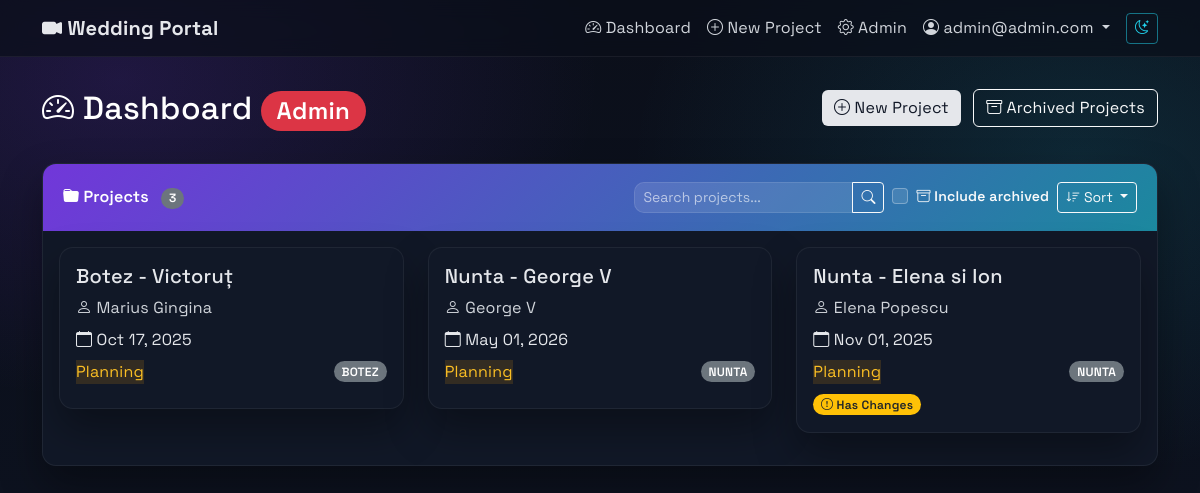
The app's page /dashboard/ (signed in), older data.
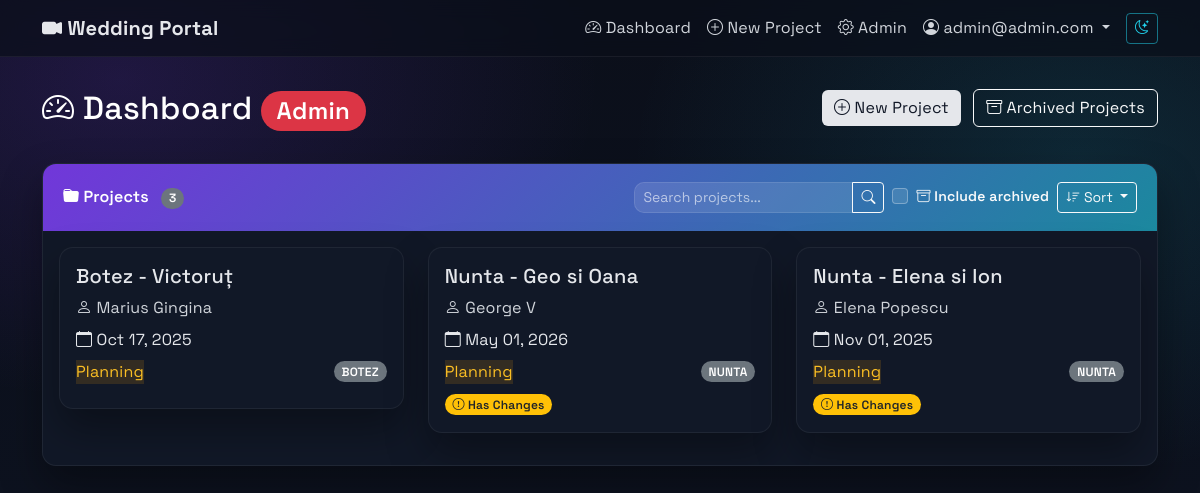
The same page, newer data.
### projects/models.py (models this page shows, shortened)
class User(AbstractUser):
    ROLE_CHOICES = [
        ('ADMIN', 'Admin'),
        ('CLIENT', 'Client'),
    ]
    role = models.CharField(max_length=10, choices=ROLE_CHOICES, default='CLIENT')
    username = models.CharField(max_length=150, blank=True, null=True, unique=False)
    email = models.EmailField(unique=True)
    USERNAME_FIELD = 'email'
    REQUIRED_FIELDS = ['first_name']  # Remove username from required fields
    objects = CustomUserManager()
    def is_admin(self):
        return self.role == 'ADMIN'

class Project(models.Model):
    PROJECT_TYPE_CHOICES = [
        ('NUNTA', 'Nunta'),
        ('BOTEZ', 'Botez'),
        ('ALTELE', 'Altele'),
    ]
    STATUS_CHOICES = [
        ('Planning', 'Planning'),
        ('Filming', 'Filming'),
        ('Editing', 'Editing'),
        ('Completed', 'Completed'),
    ]
    EDIT_STATUS_CHOICES = [
        ('Pending', 'Pending'),
        ('In Progress', 'In Progress'),
        ('Review', 'Review'),
        ('Completed', 'Completed'),
    ]
    name = models.CharField(max_length=255)
    slug = models.SlugField(max_length=255, unique=True, blank=True, null=True)
    user = models.ForeignKey(User, on_delete=models.CASCADE, related_name='projects')
    client_name = models.CharField(max_length=255, blank=True, null=True)
    client_email = models.EmailField(blank=True, null=True)
    status = models.CharField(max_length=50, choices=STATUS_CHOICES, default='Planning')
    edit_status = models.CharField(max_length=50, choices=EDIT_STATUS_CHOICES, default='Pending')
    notes = models.TextField(blank=True, null=True)
    is_archived = models.BooleanField(default=False)
    event_date = models.DateTimeField()
    type = models.CharField(max_length=10, choices=PROJECT_TYPE_CHOICES)
    title_video = models.CharField(max_length=255, blank=True, null=True)
    city = models.CharField(max_length=100, blank=True, null=True)
    civil_union_details = models.TextField(blank=True, null=True)
    prep = models.TextField(blank=True, null=True)
    church = models.TextField(blank=True, null=True)
    session = models.TextField(blank=True, null=True)
    restaurant = models.TextField(blank=True, null=True)
    details_extra = models.TextField(blank=True, null=True)
    editing_preferences = models.TextField(blank=True, null=True)
    main_details = models.TextField(blank=True, null=True, help_text="Main event details")
    PACKAGE_TYPE_CHOICES = [
        ('Clasic', 'Clasic'),
        ('Highlights', 'Highlights'),
        ('Duo', 'Duo'),
        ('Cinema', 'Cinema'),
        ('Creative', 'Creative'),
        ('Botez', 'Botez'),
        ('Custom', 'Custom'),
    ]
    MOVIE_DURATION_CHOICES = [
        ('30min', '30 min'),
        ('1h', '1 h'),
        ('1h30min', '1h30min'),
        ('2h-3h', '2h-3h'),
        ('3h-4h', '3h-4h'),
        ('Other', 'Other'),
    ]
    package_type = models.CharField(max_length=20, choices=PACKAGE_TYPE_CHOICES, blank=True, null=True)
    package_4k = models.BooleanField(default=True)
    package_fullhd = models.BooleanField(default=False)
    package_cameras = models.IntegerField(default=1, choices=[(1, '1'), (2, '2'), (3, '3')])
    montage_highlights = models.BooleanField(default=False)
    montage_movie = models.BooleanField(default=False)
    montage_movie_duration = models.CharField(max_length=20, choices=MOVIE_DURATION_CHOICES, blank=True, null=True)
    montage_movie_other = models.CharField(max_length=100, blank=True, null=True)
    montage_bonus_primary = models.BooleanField(default=False)
    montage_bonus_full = models.BooleanField(default=False)
    montage_cinema_duration = models.CharField(max_length=20, choices=[('1h', '1 hour'), ('1h30min', '1h30min')], default='1h30min', blank=True, null=True)
    equipment_audio_recorder = models.BooleanField(default=False)
    equipment_stabilizer = models.BooleanField(default=False)
    equipment_external_light = models.BooleanField(default=False)
    team_videographer = models.IntegerField(default=1)
    team_operator = models.IntegerField(default=0)
    team_assistant = models.IntegerField(default=0)
    delivery_online = models.BooleanField(default=True)
    delivery_usb = models.BooleanField(default=False)
    event_presence = models.TextField(blank=True, null=True)
    ceremony_field_order = models.JSONField(
        default=dict,
        blank=True,
        help_text="Custom order for ceremony detail fields"
    )
    admin_notified_of_changes = models.BooleanField(default=False)
    last_admin_notification_date = models.DateTimeField(blank=True, null=True)
    last_client_notification_date = models.DateTimeField(blank=True, null=True)
    has_unsent_changes = models.BooleanField(default=False)
    created_at = models.DateTimeField(auto_now_add=True)
    updated_at = models.DateTimeField(auto_now=True)
    class Meta:
        ordering = ['-created_at']

### projects/views.py (the view, shortened to what this page needs)
# urls.py: path('dashboard/', views.dashboard, name='dashboard'),
@login_required
def dashboard(request):
    user = request.user
    search_query = request.GET.get('search', '')
    sort_by = request.GET.get('sort', 'newest')  # Default sort by newest first
    include_archived = request.GET.get('include_archived', '') == 'on'
    valid_sorts = {
        'name': 'name',
        '-name': '-name',
        'date': 'event_date',
        '-date': '-event_date',
        'status': 'status',
        '-status': '-status',
        'client': 'client_name',
        '-client': '-client_name',
        'newest': '-id',
        'oldest': 'id'
    }
    sort_field = valid_sorts.get(sort_by, '-id')
    if user.is_admin():
        if include_archived:
            projects = Project.objects.all()  # Include both archived and active
        else:
            projects = Project.objects.filter(is_archived=False)
        pending_modifications = ProjectModification.objects.filter(status='PENDING')
        projects = projects.order_by(sort_field)
        context = {
            'projects': projects,
            'pending_modifications': pending_modifications,
            'is_admin': True,
            'search_query': search_query,
            'current_sort': sort_by,
            'include_archived': include_archived,
        }
    return render(request, 'dashboard.html', context)

### templates/dashboard.html (shortened to what this page needs)
{% extends 'base.html' %}
{% block content %}
<div class="row mb-4">
    <div class="col">
        <h2 class="text-white">
            <i class="bi bi-speedometer2"></i> Dashboard
            {% if is_admin %}
                <span class="badge bg-danger">Admin</span>
            {% endif %}
        </h2>
    </div>
    {% if is_admin %}
    <div class="col-auto">
        <a href="{% url 'create_project' %}" class="btn btn-light me-2">
            <i class="bi bi-plus-circle"></i> New Project
        </a>
        <a href="{% url 'archived_projects' %}" class="btn btn-outline-light">
            <i class="bi bi-archive"></i> Archived Projects
        </a>
    </div>
    {% endif %}
</div>
<div class="card">
    <div class="card-header d-flex justify-content-between align-items-center">
        <div>
            <i class="bi bi-folder-fill"></i> Projects
            {% if projects %}
                <span class="badge bg-secondary ms-2">{{ projects|length }}</span>
            {% endif %}
        </div>
        <div class="d-flex gap-2 align-items-center">
            <div class="input-group" style="width: 250px;">
                <input type="text" class="form-control form-control-sm" id="projectSearch"
                       placeholder="Search projects..." value="{{ search_query }}"
                       style="background-color: rgba(255,255,255,0.1); border-color: rgba(255,255,255,0.2); color: white;">
                <button class="btn btn-outline-light btn-sm" type="button" id="searchButton">
                    <i class="bi bi-search"></i>
                </button>
            </div>
            <div class="form-check" style="min-width: 140px;">
                <input class="form-check-input" type="checkbox" id="includeArchived"
                       style="background-color: rgba(255,255,255,0.1); border-color: rgba(255,255,255,0.3);">
                <label class="form-check-label text-light small" for="includeArchived">
                    <i class="bi bi-archive"></i> Include archived
                </label>
            </div>
            <div class="dropdown">
                <button class="btn btn-outline-light btn-sm dropdown-toggle" type="button"
                        id="sortDropdown" data-bs-toggle="dropdown" aria-expanded="false">
                    <i class="bi bi-sort-down"></i> Sort
                </button>
            </div>
        </div>
    </div>
    <div class="card-body">
        {% if projects %}
        <div class="row">
            {% for project in projects %}
            <div class="col-md-6 col-lg-4 mb-3">
                <div class="card project-card position-relative" style="cursor: pointer;" data-project-url="{% url 'project_detail' project.slug %}">
                    <div class="card-body">
                        <h5 class="card-title">{{ project.name }}</h5>
                        <p class="text-muted mb-2">
                            <i class="bi bi-person"></i> {{ project.client_name|default:project.user.get_full_name|default:project.user.username }}
                        </p>
                        <p class="mb-2">
                            <i class="bi bi-calendar"></i> {{ project.event_date|date:"M d, Y" }}
                        </p>
                        <div class="d-flex justify-content-between align-items-center">
                            <span class="status-badge status-{{ project.status|lower|cut:" " }}">
                                {{ project.status }}
                            </span>
                            <span class="badge bg-secondary">
                                {{ project.type }}
                            </span>
                        </div>
                        <div class="mt-2">
                            {% if project.has_unsent_changes %}
                            <span class="badge bg-warning text-dark me-1">
                                <i class="bi bi-exclamation-circle"></i> Has Changes
                            </span>
                            {% endif %}
                        </div>
                    </div>
                </div>
            </div>
            {% endfor %}
        </div>
        {% endif %}
    </div>
</div>
{% endblock %}

### templates/base.html (shortened to what this page needs)
<!DOCTYPE html>
{% load static %}
<html lang="en">
<head>
    <link href="https://cdn.jsdelivr.net/npm/bootstrap@5.3.0/dist/css/bootstrap.min.css" rel="stylesheet">
    <link href="https://cdn.jsdelivr.net/npm/bootstrap-icons@1.11.0/font/bootstrap-icons.css" rel="stylesheet">
    <link href="{% static 'css/theme.css' %}" rel="stylesheet">
</head>
<body>
    <nav class="navbar navbar-expand-lg navbar-dark">
        <div class="container">
            <a class="navbar-brand" href="{% url 'dashboard' %}">
                <i class="bi bi-camera-video-fill"></i> Wedding Portal
            </a>
            <div class="collapse navbar-collapse" id="navbarNav">
                <ul class="navbar-nav ms-auto">
                    {% if user.is_authenticated %}
                        <li class="nav-item">
                            <a class="nav-link" href="{% url 'dashboard' %}">
                                <i class="bi bi-speedometer2"></i> Dashboard
                            </a>
                        </li>
                        {% if user.is_admin %}
                        <li class="nav-item">
                            <a class="nav-link" href="{% url 'create_project' %}">
                                <i class="bi bi-plus-circle"></i> New Project
                            </a>
                        </li>
                        <li class="nav-item">
                            <a class="nav-link" href="/admin/">
                                <i class="bi bi-gear"></i> Admin
                            </a>
                        </li>
                        {% endif %}
                        <li class="nav-item dropdown">
                            <a class="nav-link dropdown-toggle" href="#" id="userDropdown" role="button" data-bs-toggle="dropdown">
                                <i class="bi bi-person-circle"></i> {{ user.get_full_name|default:user.email }}
                            </a>
                        </li>
                    {% else %}
                        <li class="nav-item">
                            <a class="nav-link" href="{% url 'login' %}">
                                <i class="bi bi-box-arrow-in-right"></i> Login
                            </a>
                        </li>
                    {% endif %}
                </ul>
            </div>
        </div>
    </nav>
    <div class="main-container">
        <div class="container">
            {% block content %}{% endblock %}
        </div>
    </div>
</body>
</html>

### static/css/theme.css (style rules this page uses)
:root { --bg-900: #0b0f1a; --bg-850: #0e1422; --bg-800: #0f1629; --surface-800: #111827; --surface-700: #1f2937; --surface-600: #273449; --text-100: #e5e7eb; --text-300: #d1d5db; --text-500: #9ca3af; --text-muted: #9ca3af; --primary: #7c3aed; --primary-700: #6d28d9; --accent: #22d3ee; --success: #10b981; --warning: #f59e0b; --danger: #ef4444; --radius: 14px; --radius-sm: 10px; --bs-body-color: var(--text-100); --bs-heading-color: var(--text-100); --bs-secondary-color: var(--text-300); --bs-border-color: rgba(255, 255, 255, 0.1); --field-view-bg: rgba(255, 255, 255, 0.07); --field-view-border: rgba(255, 255, 255, 0.08); --field-edit-bg: rgba(34, 211, 238, 0.08); --field-edit-border: rgba(34, 211, 238, 0.3); }
html, body { color-scheme: dark; }
body { background: radial-gradient(1200px 800px at 10% 10%, rgba(124, 58, 237, 0.18) 0%, transparent 40%), radial-gradient(1000px 700px at 90% 20%, rgba(34, 211, 238, 0.12) 0%, transparent 45%), linear-gradient(180deg, var(--bg-900) 0%, var(--bg-850) 100%); color: var(--text-100); min-height: 100vh; font-family: "Space Grotesk", -apple-system, BlinkMacSystemFont, "Segoe UI", Roboto, Arial, sans-serif; letter-spacing: 0.2px; -webkit-font-smoothing: antialiased; -moz-osx-font-smoothing: grayscale; }
.navbar { background: rgba(10, 15, 26, 0.7) !important; backdrop-filter: blur(10px); border-bottom: 1px solid rgba(255, 255, 255, 0.06); }
.navbar-brand { font-weight: 700; color: var(--text-100) !important; }
.nav-link { color: var(--text-300) !important; }
.main-container { padding: 2rem 0; min-height: calc(100vh - 56px); }
.card { background: var(--surface-800); border: 1px solid rgba(255, 255, 255, 0.06); border-radius: var(--radius); box-shadow: 0 20px 40px rgba(0, 0, 0, 0.35); overflow: hidden; }
.card-header { background: linear-gradient(135deg, rgba(124, 58, 237, 0.9), rgba(34, 211, 238, 0.6)); color: #fff; font-weight: 600; border: none; padding: 1.1rem 1.25rem; }
.btn-light { background: #e5e7eb; color: #111827; border: none; }
.form-control, .form-select, .form-control:disabled, .form-select:disabled { background-color: var(--surface-600); border: 1px solid rgba(255, 255, 255, 0.14); color: var(--text-100); border-radius: 10px; }
.form-control::placeholder { color: var(--text-300); }
.badge { border-radius: 999px; font-weight: 600; }
.status-planning { background: rgba(245, 158, 11, 0.15); color: #fbbf24; }
.project-card { transition: transform 0.2s, box-shadow 0.2s, border-color 0.2s; cursor: pointer; }
a { color: #a5b4fc; }
h1, h2, h3, h4, h5, h6 { letter-spacing: 0.3px; color: var(--text-100); }
small, .text-muted { color: var(--text-300) !important; }

Row changes from the older to the newer data that the page shows:
changed Project "George V": name "Nunta - George V" → "Nunta - Geo si Oana"; now shows "Has Changes"
